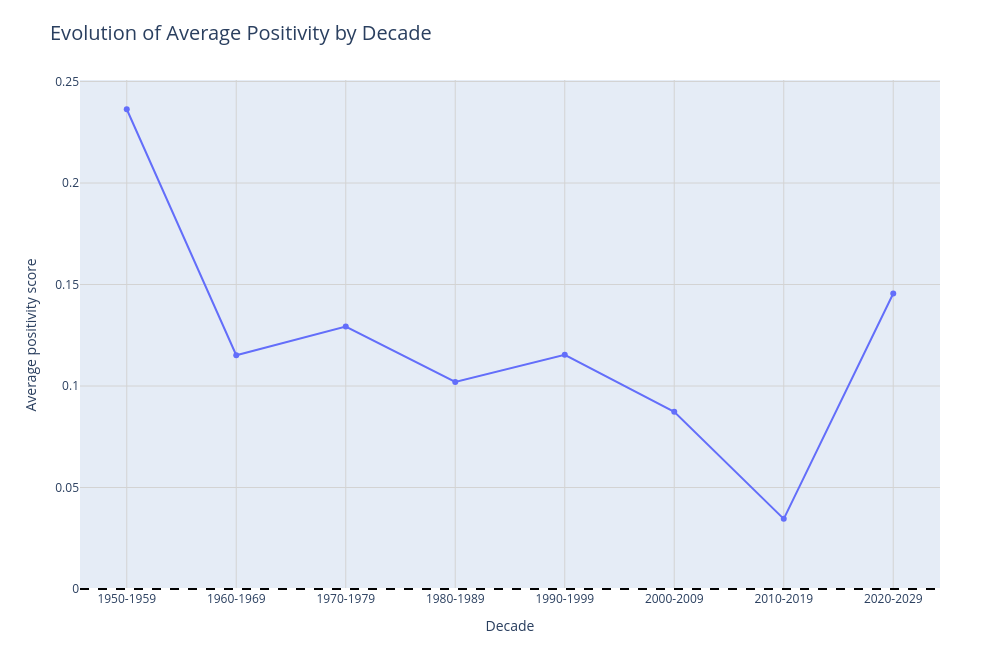

The code cell stored with this chart in its notebook:
### Code cell
# ============================================================
# Evolución de positividad media por década - Basado en Cardiff sentiment_signed_score
# ============================================================

pio.renderers.default = "vscode"

# ------------------------------------------------------------
# 1. Preparar datos
# ------------------------------------------------------------

df_decade = df_model_comparison.copy()

# Una fila por canción
df_decade = df_decade.drop_duplicates(subset=["artist_norm", "song_norm"])

# Limpiar year
df_decade["year"] = pd.to_numeric(df_decade["year"], errors="coerce")

df_decade = df_decade[
    df_decade["year"].notna() &
    (df_decade["year"] >= 1900) &
    (df_decade["year"] <= 2030)
].copy()

df_decade["year"] = df_decade["year"].astype(int)

# Crear década
PERIOD = 10

df_decade["decade"] = (df_decade["year"] // PERIOD) * PERIOD
df_decade["decade_label"] = (
    df_decade["decade"].astype(str) + "-" + 
    (df_decade["decade"] + PERIOD - 1).astype(str)
)

# Crear score firmado si no existe
if "sentiment_signed_score" not in df_decade.columns:
    def sentiment_to_signed_score(row):
        label = row["cardiff_sentiment"]
        score = row["cardiff_sentiment_score"]

        if pd.isna(label) or pd.isna(score):
            return pd.NA

        label = str(label).lower()

        if label == "positive":
            return float(score)
        elif label == "negative":
            return -float(score)
        elif label == "neutral":
            return 0.0
        else:
            return pd.NA

    df_decade["sentiment_signed_score"] = df_decade.apply(
        sentiment_to_signed_score,
        axis=1
    )

df_decade = df_decade[df_decade["sentiment_signed_score"].notna()].copy()

print("Número de canciones válidas:", len(df_decade))


# ------------------------------------------------------------
# 2. Agregación por década
# ------------------------------------------------------------

decade_positivity = (
    df_decade
    .groupby(["decade", "decade_label"])
    .agg(
        n_songs=("song_norm", "count"),
        positividad_media=("sentiment_signed_score", "mean"),
        positividad_mediana=("sentiment_signed_score", "median"),
        desviacion_tipica=("sentiment_signed_score", "std")
    )
    .reset_index()
)

# Filtrar décadas con pocas canciones
MIN_SONGS_PER_DECADE = 0

decade_positivity = decade_positivity[
    decade_positivity["n_songs"] >= MIN_SONGS_PER_DECADE
].copy()

decade_positivity = decade_positivity.sort_values("decade").reset_index(drop=True)


# ------------------------------------------------------------
# 3. Mostrar con Plotly
# ------------------------------------------------------------

fig_plotly = px.line(
    decade_positivity,
    x="decade_label",
    y="positividad_media",
    markers=True,
    title="Evolution of Average Positivity by Decade",
    labels={
        "decade_label": "Decade",
        "positividad_media": "Average positivity score"
    },
    hover_data={
        "n_songs": True,
        "positividad_media": ":.3f",
        "positividad_mediana": ":.3f",
        "desviacion_tipica": ":.3f"
    }
)

fig_plotly.add_hline(
    y=0,
    line_dash="dash",
    line_color="black"
)

fig_plotly.update_layout(
    width=1000,
    height=650,
    title=dict(font=dict(size=20)),
    xaxis=dict(showgrid=True, gridcolor="lightgray"),
    yaxis=dict(showgrid=True, gridcolor="lightgray"),
    margin=dict(l=80, r=60, t=80, b=60)
)

fig_plotly.show()

### Figure 1 — Plotly figure (JSON) as saved in the notebook; plotly's stock layout.template omitted (floating-point values rounded to 4 significant figures)
{"data": [{"customdata": [[48.0, 0.4267, 0.5777], [61.0, 0.3299, 0.6404], [45.0, 0.2233, 0.5452], [46.0, 0.2217, 0.5861], [67.0, 0.2935, 0.5956], [75.0, 0.2543, 0.5299], [58.0, 0.1991, 0.4946], [28.0, 0.2397, 0.5929]], "hovertemplate": "Decade=%{x}<br>Average positivity score=%{y:.3f}<br>n_songs=%{customdata[0]}<br>positividad_mediana=%{customdata[1]:.3f}<br>desviacion_tipica=%{customdata[2]:.3f}<extra></extra>", "legendgroup": "", "line": {"color": "#636efa", "dash": "solid"}, "marker": {"symbol": "circle"}, "mode": "lines+markers", "name": "", "orientation": "v", "showlegend": false, "type": "scatter", "x": ["1950-1959", "1960-1969", "1970-1979", "1980-1989", "1990-1999", "2000-2009", "2010-2019", "2020-2029"], "xaxis": "x", "y": [0.2363, 0.1152, 0.1293, 0.102, 0.1154, 0.08726, 0.03455, 0.1456], "yaxis": "y"}], "layout": {"height": 650, "legend": {"tracegroupgap": 0}, "margin": {"b": 60, "l": 80, "r": 60, "t": 80}, "shapes": [{"line": {"color": "black", "dash": "dash"}, "type": "line", "x0": 0, "x1": 1, "xref": "x domain", "y0": 0, "y1": 0, "yref": "y"}], "title": {"font": {"size": 20}, "text": "Evolution of Average Positivity by Decade"}, "width": 1000, "xaxis": {"anchor": "y", "domain": [0, 1], "gridcolor": "lightgray", "showgrid": true, "title": {"text": "Decade"}}, "yaxis": {"anchor": "x", "domain": [0, 1], "gridcolor": "lightgray", "showgrid": true, "title": {"text": "Average positivity score"}}}}
